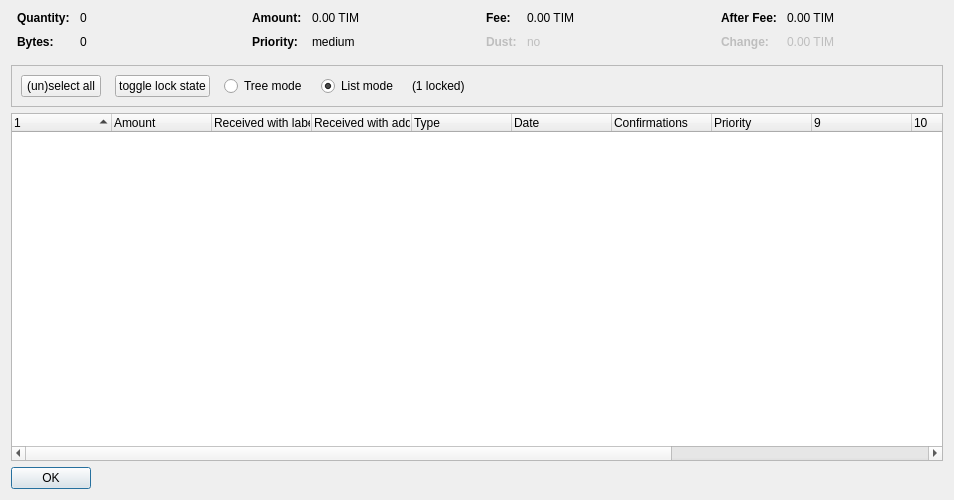
<?xml version="1.0" encoding="UTF-8"?>
<ui version="4.0">
 <class>CoinControlDialog</class>
 <widget class="QDialog" name="CoinControlDialog">
  <property name="geometry">
   <rect>
    <x>0</x>
    <y>0</y>
    <width>954</width>
    <height>500</height>
   </rect>
  </property>
  <property name="windowTitle">
   <string>Coin Selection</string>
  </property>
  <layout class="QVBoxLayout" name="verticalLayout">
   <item>
    <layout class="QHBoxLayout" name="horizontalLayoutTop" stretch="0,0,0,0">
     <property name="topMargin">
      <number>0</number>
     </property>
     <property name="bottomMargin">
      <number>10</number>
     </property>
     <item>
      <layout class="QFormLayout" name="formLayoutCoinControl1">
       <property name="horizontalSpacing">
        <number>10</number>
       </property>
       <property name="verticalSpacing">
        <number>10</number>
       </property>
       <property name="leftMargin">
        <number>6</number>
       </property>
       <property name="rightMargin">
        <number>6</number>
       </property>
       <item row="0" column="0">
        <widget class="QLabel" name="labelCoinControlQuantityText">
         <property name="font">
          <font>
           <weight>75</weight>
           <bold>true</bold>
          </font>
         </property>
         <property name="text">
          <string>Quantity:</string>
         </property>
        </widget>
       </item>
       <item row="0" column="1">
        <widget class="QLabel" name="labelCoinControlQuantity">
         <property name="cursor">
          <cursorShape>IBeamCursor</cursorShape>
         </property>
         <property name="contextMenuPolicy">
          <enum>Qt::ActionsContextMenu</enum>
         </property>
         <property name="text">
          <string notr="true">0</string>
         </property>
         <property name="textInteractionFlags">
          <set>Qt::LinksAccessibleByMouse|Qt::TextSelectableByKeyboard|Qt::TextSelectableByMouse</set>
         </property>
        </widget>
       </item>
       <item row="1" column="0">
        <widget class="QLabel" name="labelCoinControlBytesText">
         <property name="font">
          <font>
           <weight>75</weight>
           <bold>true</bold>
          </font>
         </property>
         <property name="text">
          <string>Bytes:</string>
         </property>
        </widget>
       </item>
       <item row="1" column="1">
        <widget class="QLabel" name="labelCoinControlBytes">
         <property name="cursor">
          <cursorShape>IBeamCursor</cursorShape>
         </property>
         <property name="contextMenuPolicy">
          <enum>Qt::ActionsContextMenu</enum>
         </property>
         <property name="text">
          <string notr="true">0</string>
         </property>
         <property name="textInteractionFlags">
          <set>Qt::LinksAccessibleByMouse|Qt::TextSelectableByKeyboard|Qt::TextSelectableByMouse</set>
         </property>
        </widget>
       </item>
      </layout>
     </item>
     <item>
      <layout class="QFormLayout" name="formLayoutCoinControl2">
       <property name="horizontalSpacing">
        <number>10</number>
       </property>
       <property name="verticalSpacing">
        <number>10</number>
       </property>
       <property name="leftMargin">
        <number>6</number>
       </property>
       <property name="rightMargin">
        <number>6</number>
       </property>
       <item row="0" column="0">
        <widget class="QLabel" name="labelCoinControlAmountText">
         <property name="font">
          <font>
           <weight>75</weight>
           <bold>true</bold>
          </font>
         </property>
         <property name="text">
          <string>Amount:</string>
         </property>
        </widget>
       </item>
       <item row="0" column="1">
        <widget class="QLabel" name="labelCoinControlAmount">
         <property name="cursor">
          <cursorShape>IBeamCursor</cursorShape>
         </property>
         <property name="contextMenuPolicy">
          <enum>Qt::ActionsContextMenu</enum>
         </property>
         <property name="text">
          <string notr="true">0.00 TIM</string>
         </property>
         <property name="textInteractionFlags">
          <set>Qt::LinksAccessibleByMouse|Qt::TextSelectableByKeyboard|Qt::TextSelectableByMouse</set>
         </property>
        </widget>
       </item>
       <item row="1" column="0">
        <widget class="QLabel" name="labelCoinControlPriorityText">
         <property name="font">
          <font>
           <weight>75</weight>
           <bold>true</bold>
          </font>
         </property>
         <property name="text">
          <string>Priority:</string>
         </property>
        </widget>
       </item>
       <item row="1" column="1">
        <widget class="QLabel" name="labelCoinControlPriority">
         <property name="cursor">
          <cursorShape>IBeamCursor</cursorShape>
         </property>
         <property name="contextMenuPolicy">
          <enum>Qt::ActionsContextMenu</enum>
         </property>
         <property name="text">
          <string>medium</string>
         </property>
         <property name="textInteractionFlags">
          <set>Qt::LinksAccessibleByMouse|Qt::TextSelectableByKeyboard|Qt::TextSelectableByMouse</set>
         </property>
        </widget>
       </item>
      </layout>
     </item>
     <item>
      <layout class="QFormLayout" name="formLayoutCoinControl3">
       <property name="horizontalSpacing">
        <number>10</number>
       </property>
       <property name="verticalSpacing">
        <number>10</number>
       </property>
       <property name="leftMargin">
        <number>6</number>
       </property>
       <property name="rightMargin">
        <number>6</number>
       </property>
       <item row="0" column="0">
        <widget class="QLabel" name="labelCoinControlFeeText">
         <property name="font">
          <font>
           <weight>75</weight>
           <bold>true</bold>
          </font>
         </property>
         <property name="text">
          <string>Fee:</string>
         </property>
        </widget>
       </item>
       <item row="0" column="1">
        <widget class="QLabel" name="labelCoinControlFee">
         <property name="cursor">
          <cursorShape>IBeamCursor</cursorShape>
         </property>
         <property name="contextMenuPolicy">
          <enum>Qt::ActionsContextMenu</enum>
         </property>
         <property name="text">
          <string notr="true">0.00 TIM</string>
         </property>
         <property name="textInteractionFlags">
          <set>Qt::LinksAccessibleByMouse|Qt::TextSelectableByKeyboard|Qt::TextSelectableByMouse</set>
         </property>
        </widget>
       </item>
       <item row="1" column="0">
        <widget class="QLabel" name="labelCoinControlLowOutputText">
         <property name="enabled">
          <bool>false</bool>
         </property>
         <property name="font">
          <font>
           <weight>75</weight>
           <bold>true</bold>
          </font>
         </property>
         <property name="text">
          <string>Dust:</string>
         </property>
        </widget>
       </item>
       <item row="1" column="1">
        <widget class="QLabel" name="labelCoinControlLowOutput">
         <property name="enabled">
          <bool>false</bool>
         </property>
         <property name="cursor">
          <cursorShape>IBeamCursor</cursorShape>
         </property>
         <property name="contextMenuPolicy">
          <enum>Qt::ActionsContextMenu</enum>
         </property>
         <property name="text">
          <string>no</string>
         </property>
         <property name="textInteractionFlags">
          <set>Qt::LinksAccessibleByMouse|Qt::TextSelectableByKeyboard|Qt::TextSelectableByMouse</set>
         </property>
        </widget>
       </item>
      </layout>
     </item>
     <item>
      <layout class="QFormLayout" name="formLayoutCoinControl4">
       <property name="horizontalSpacing">
        <number>10</number>
       </property>
       <property name="verticalSpacing">
        <number>10</number>
       </property>
       <property name="leftMargin">
        <number>6</number>
       </property>
       <property name="rightMargin">
        <number>6</number>
       </property>
       <item row="0" column="0">
        <widget class="QLabel" name="labelCoinControlAfterFeeText">
         <property name="font">
          <font>
           <weight>75</weight>
           <bold>true</bold>
          </font>
         </property>
         <property name="text">
          <string>After Fee:</string>
         </property>
        </widget>
       </item>
       <item row="0" column="1">
        <widget class="QLabel" name="labelCoinControlAfterFee">
         <property name="cursor">
          <cursorShape>IBeamCursor</cursorShape>
         </property>
         <property name="contextMenuPolicy">
          <enum>Qt::ActionsContextMenu</enum>
         </property>
         <property name="text">
          <string notr="true">0.00 TIM</string>
         </property>
         <property name="textInteractionFlags">
          <set>Qt::LinksAccessibleByMouse|Qt::TextSelectableByKeyboard|Qt::TextSelectableByMouse</set>
         </property>
        </widget>
       </item>
       <item row="1" column="0">
        <widget class="QLabel" name="labelCoinControlChangeText">
         <property name="enabled">
          <bool>false</bool>
         </property>
         <property name="font">
          <font>
           <weight>75</weight>
           <bold>true</bold>
          </font>
         </property>
         <property name="text">
          <string>Change:</string>
         </property>
        </widget>
       </item>
       <item row="1" column="1">
        <widget class="QLabel" name="labelCoinControlChange">
         <property name="enabled">
          <bool>false</bool>
         </property>
         <property name="cursor">
          <cursorShape>IBeamCursor</cursorShape>
         </property>
         <property name="contextMenuPolicy">
          <enum>Qt::ActionsContextMenu</enum>
         </property>
         <property name="text">
          <string notr="true">0.00 TIM</string>
         </property>
         <property name="textInteractionFlags">
          <set>Qt::LinksAccessibleByMouse|Qt::TextSelectableByKeyboard|Qt::TextSelectableByMouse</set>
         </property>
        </widget>
       </item>
      </layout>
     </item>
    </layout>
   </item>
   <item>
    <widget class="QFrame" name="frame">
     <property name="minimumSize">
      <size>
       <width>0</width>
       <height>40</height>
      </size>
     </property>
     <property name="frameShape">
      <enum>QFrame::StyledPanel</enum>
     </property>
     <property name="frameShadow">
      <enum>QFrame::Sunken</enum>
     </property>
     <layout class="QHBoxLayout" name="horizontalLayout">
      <item>
       <layout class="QHBoxLayout" name="horizontalLayoutPanel" stretch="0,0,0,0,0,0">
        <property name="spacing">
         <number>14</number>
        </property>
        <item>
         <widget class="QPushButton" name="pushButtonSelectAll">
          <property name="sizePolicy">
           <sizepolicy hsizetype="Maximum" vsizetype="Fixed">
            <horstretch>0</horstretch>
            <verstretch>0</verstretch>
           </sizepolicy>
          </property>
          <property name="text">
           <string>(un)select all</string>
          </property>
          <property name="autoDefault">
           <bool>false</bool>
          </property>
         </widget>
        </item>
        <item>
         <widget class="QPushButton" name="pushButtonToggleLock">
          <property name="sizePolicy">
           <sizepolicy hsizetype="Maximum" vsizetype="Fixed">
            <horstretch>0</horstretch>
            <verstretch>0</verstretch>
           </sizepolicy>
          </property>
          <property name="text">
           <string>toggle lock state</string>
          </property>
          <property name="autoDefault">
           <bool>false</bool>
          </property>
         </widget>
        </item>
        <item>
         <widget class="QRadioButton" name="radioTreeMode">
          <property name="sizePolicy">
           <sizepolicy hsizetype="Maximum" vsizetype="Fixed">
            <horstretch>0</horstretch>
            <verstretch>0</verstretch>
           </sizepolicy>
          </property>
          <property name="text">
           <string>Tree mode</string>
          </property>
         </widget>
        </item>
        <item>
         <widget class="QRadioButton" name="radioListMode">
          <property name="sizePolicy">
           <sizepolicy hsizetype="Maximum" vsizetype="Fixed">
            <horstretch>0</horstretch>
            <verstretch>0</verstretch>
           </sizepolicy>
          </property>
          <property name="text">
           <string>List mode</string>
          </property>
          <property name="checked">
           <bool>true</bool>
          </property>
         </widget>
        </item>
        <item>
         <widget class="QLabel" name="labelLocked">
          <property name="text">
           <string>(1 locked)</string>
          </property>
         </widget>
        </item>
        <item>
         <spacer name="horizontalSpacer">
          <property name="orientation">
           <enum>Qt::Horizontal</enum>
          </property>
          <property name="sizeHint" stdset="0">
           <size>
            <width>40</width>
            <height>20</height>
           </size>
          </property>
         </spacer>
        </item>
       </layout>
      </item>
     </layout>
    </widget>
   </item>
   <item>
    <widget class="CoinControlTreeWidget" name="treeWidget">
     <property name="contextMenuPolicy">
      <enum>Qt::CustomContextMenu</enum>
     </property>
     <property name="sortingEnabled">
      <bool>false</bool>
     </property>
     <property name="columnCount">
      <number>13</number>
     </property>
     <attribute name="headerShowSortIndicator" stdset="0">
      <bool>true</bool>
     </attribute>
     <attribute name="headerStretchLastSection">
      <bool>false</bool>
     </attribute>
     <column>
      <property name="text">
       <string/>
      </property>
     </column>
     <column>
      <property name="text">
       <string>Amount</string>
      </property>
     </column>
     <column>
      <property name="text">
       <string>Received with label</string>
      </property>
     </column>
     <column>
      <property name="text">
       <string>Received with address</string>
      </property>
     </column>
     <column>
      <property name="text">
       <string>Type</string>
      </property>
     </column>
     <column>
      <property name="text">
       <string>Date</string>
      </property>
     </column>
     <column>
      <property name="text">
       <string>Confirmations</string>
      </property>
      <property name="toolTip">
       <string>Confirmed</string>
      </property>
     </column>
     <column>
      <property name="text">
       <string>Priority</string>
      </property>
     </column>
     <column>
      <property name="text">
       <string/>
      </property>
     </column>
     <column>
      <property name="text">
       <string/>
      </property>
     </column>
     <column>
      <property name="text">
       <string/>
      </property>
     </column>
     <column>
      <property name="text">
       <string/>
      </property>
     </column>
     <column>
      <property name="text">
       <string/>
      </property>
     </column>
    </widget>
   </item>
   <item>
    <widget class="QDialogButtonBox" name="buttonBox">
     <property name="sizePolicy">
      <sizepolicy hsizetype="Maximum" vsizetype="Fixed">
       <horstretch>0</horstretch>
       <verstretch>0</verstretch>
      </sizepolicy>
     </property>
     <property name="orientation">
      <enum>Qt::Horizontal</enum>
     </property>
     <property name="standardButtons">
      <set>QDialogButtonBox::Ok</set>
     </property>
    </widget>
   </item>
  </layout>
 </widget>
 <customwidgets>
  <customwidget>
   <class>CoinControlTreeWidget</class>
   <extends>QTreeWidget</extends>
   <header>coincontroltreewidget.h</header>
  </customwidget>
 </customwidgets>
 <resources/>
 <connections/>
</ui>
